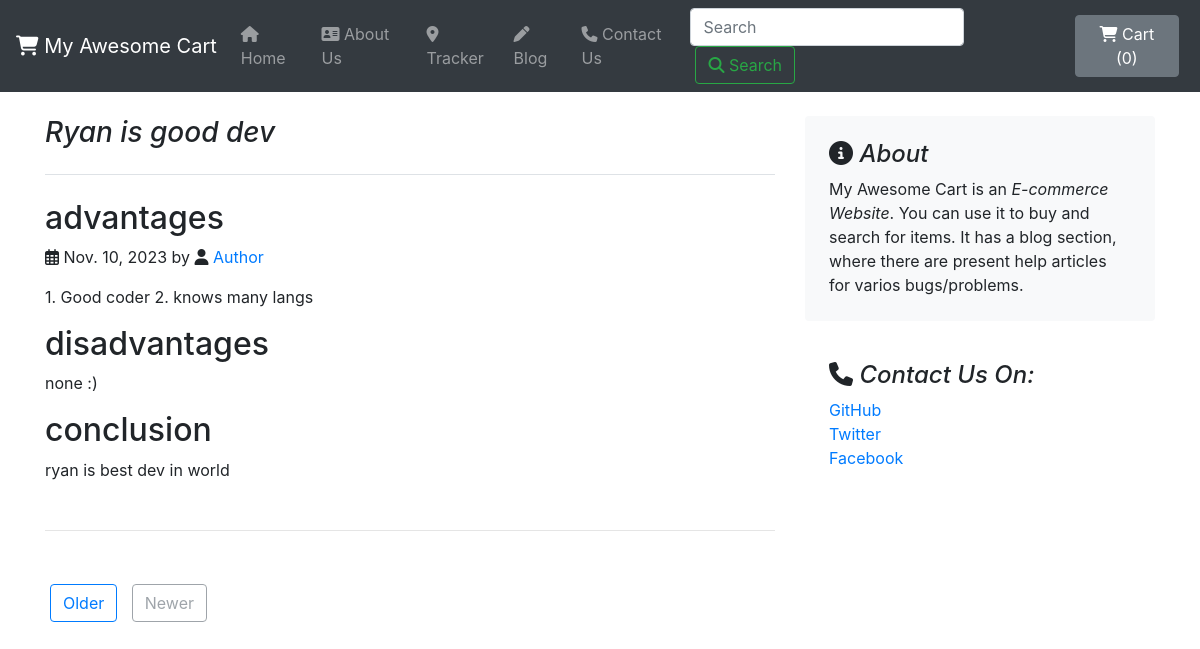
Page /blog/post/1 on the earlier database version.
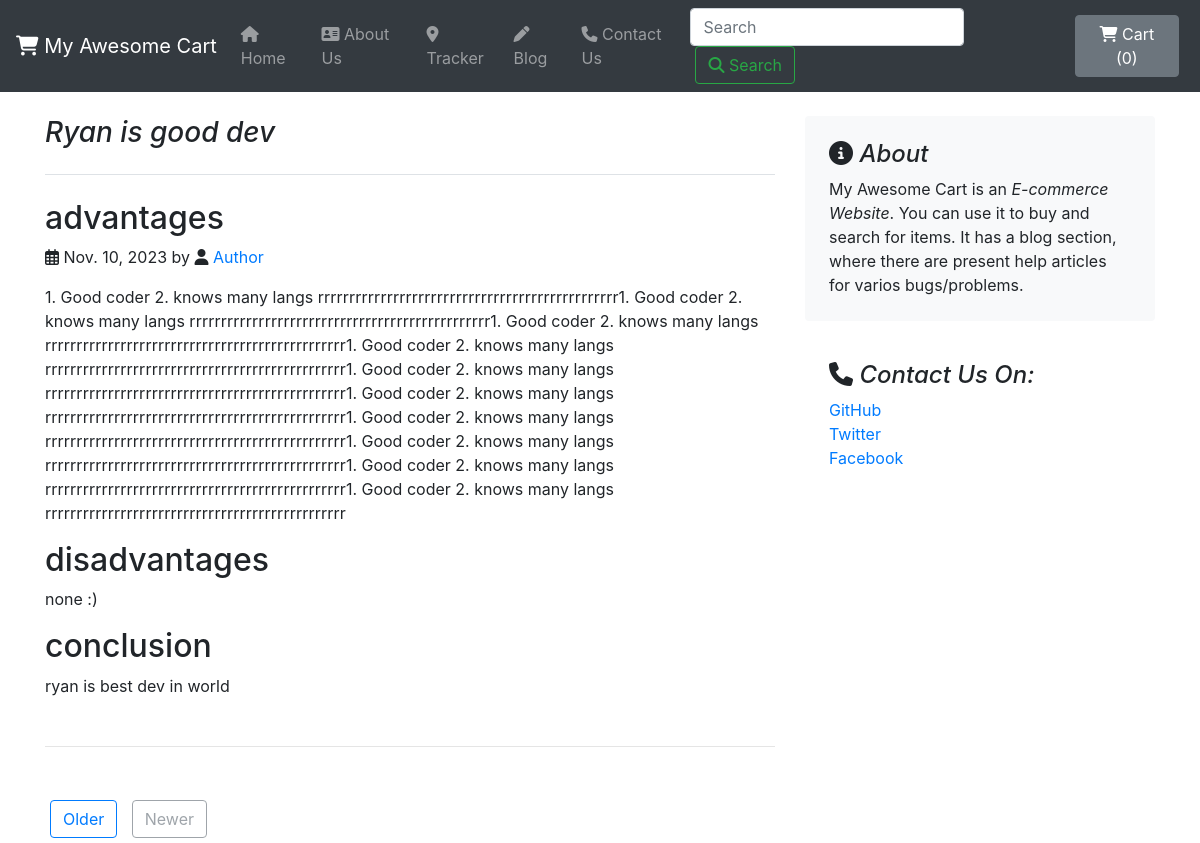
Same page on the later database version.
### blog/models.py (models this page shows, shortened)
class Blogpost(models.Model):
    post_id = models.AutoField(primary_key=True)
    title = models.CharField(max_length=100)
    head0 = models.CharField(default='', max_length=500)
    chead0 = models.CharField(default='', max_length=5000)
    head1 = models.CharField(default='', max_length=500)
    chead1 = models.CharField(default='', max_length=5000)
    head2 = models.CharField(default='', max_length=500)
    chead2 = models.CharField(default='', max_length=5000)
    pub_date = models.DateField()
    thumbnail = models.ImageField(upload_to="blog/images", default="")

### blog/views.py (the view)
# urls.py: path('post/<int:id>', views.blogpost, name="blogPost"),
def blogpost(request, id):
    post = Blogpost.objects.filter(post_id=id)[0]
    return render(request, "blog/blogpost.html", {'post': post})
    return render(request, 'blog/index.html', {'posts': allPosts[0]})

### blog/templates/blog/blogpost.html (shortened to what this page needs)
{% extends "blog/basic.html" %}
{% block body %}
<body>
    <div class="container">
        <div class="row mt-4">
            <div class="col-md-8 blog-main">
                <h3 class="pb-4 mb-4 font-italic border-bottom">
                    {{ post.title }}
                </h3>
                <div class="blog-post">
                    <h2 class="blog-post-title">{{ post.head0 }}</h2>
                    <p class="blog-post-meta"><i class="fa-regular fa-calendar-days"></i> {{ post.pub_date }} by <i class="fa-solid fa-user"></i> <a href="#">Author</a></p>
                    <p> {{ post.chead0 }} </p>
                    <h2>{{ post.head1 }}</h2>
                    <p>{{ post.chead1 }} </p>
                    <h2>{{ post.head2 }}</h2>
                    <p> {{ post.chead2 }} </p>
                </div>
                <hr class="mt-5 mb-5">
                <nav class="blog-pagination">
                    <a class="btn btn-outline-primary" href="#">Older</a>
                    <a class="btn btn-outline-secondary disabled" href="#" tabindex="-1" aria-disabled="true">Newer</a>
                </nav>
            </div>
            <aside class="col-md-4 blog-sidebar">
                <div class="p-4 mb-3 bg-light rounded">
                    <h4 class="font-italic"><i class="fa-solid fa-circle-info"></i> About</h4>
                    <p class="mb-0">My Awesome Cart is an <em>E-commerce Website</em>. You can use it to buy and search for items. It has a blog section, where there are present help articles for varios bugs/problems. </p>
                </div>
                <div class="p-4">
                    <h4 class="font-italic"><i class="fa-solid fa-phone"></i> Contact Us On:</h4>
                    <ol class="list-unstyled">
                        <li><a href="#">GitHub</a></li>
                        <li><a href="#">Twitter</a></li>
                        <li><a href="#">Facebook</a></li>
                    </ol>
                </div>
            </aside>
        </div>
    </div>
</body>
{% endblock body %}

Differences in the rows shown:
changed Blogpost "advantages": chead0 "1. Good coder 2. knows many langs" → "1. Good coder 2. knows many langs rrrrrrrrrrrrrrrrrrrrrrrrrrrrrrrrrrrrrrrrrrrrrrrr1. Good coder 2. knows many langs rrrrrrrrrrrrrrrrrrrrrrrrrrrrrrrrrrrrrrrrrrrrrrrr1. Good coder 2. knows many langs rrrrrrrrrrrrrrrrrrrrrrrrrrrrrrrrrrrrrrrrrrrrrrrr1. Good coder 2. knows many langs rrrrrrrrrrrrrrrrrrrrrrrrrrrrrrrrrrrrrrrrrrrrrrrr1. Good coder 2. knows many langs rrrrrrrrrrrrrrrrrrrrrrrrrrrrrrrrrrrrrrrrrrrrrrrr1. Good coder 2. knows many langs rrrrrrrrrrrrrrrrrrrrrrrrrrrrrrrrrrrrrrrrrrrrrrrr1. Good coder 2. knows many langs rrrrrrrrrrrrrrrrrrrrrrrrrrrrrrrrrrrrrrrrrrrrrrrr1. Good coder 2. knows many langs rrrrrrrrrrrrrrrrrrrrrrrrrrrrrrrrrrrrrrrrrrrrrrrr1. Good coder 2. knows many langs…"
